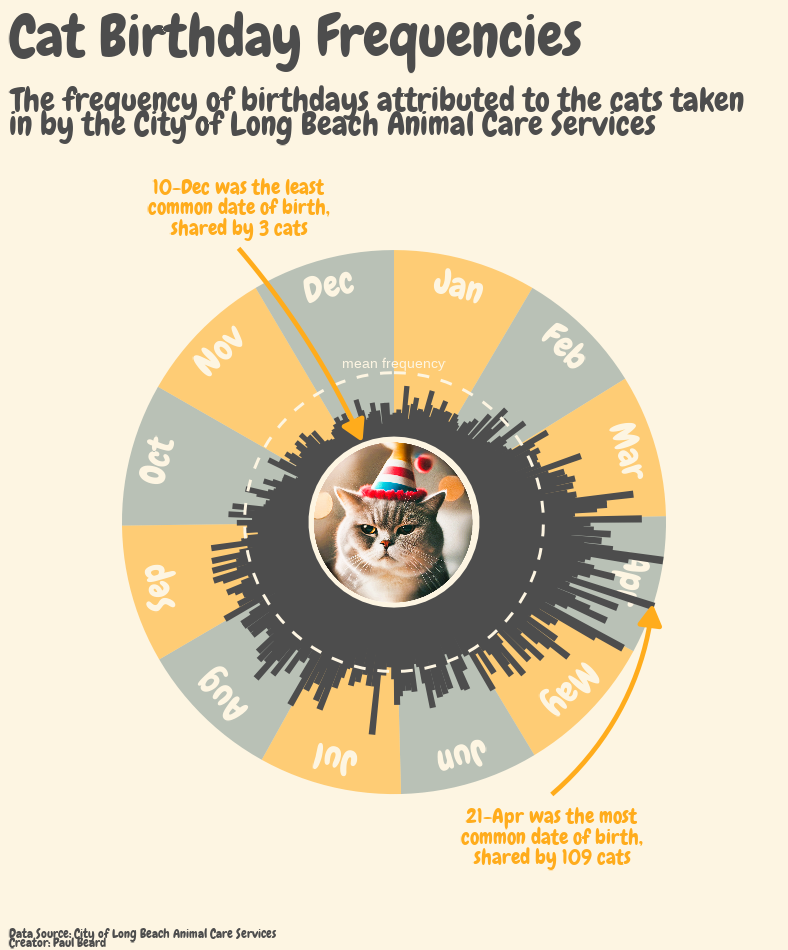

This figure's R source:

library(tidyverse)
library(ggtext)

tt_output <- tidytuesdayR::tt_load("2025-03-04")

data <- tt_output$longbeach

# =============== Helper functions ===============

yday_remove_feb_29 <- function(date) {
    case_when(
      leap_year(date) & yday(date) > 60 ~ yday(date) - 1,
      leap_year(date) & yday(date) == 60 ~ NA, 
      .default = yday(date)
    )
}

date_to_dd_mm <- function(date) {
  as.Date(date, origin = "2025-01-01") |> format("%d-%b")
}


# =============== Fonts ===============

sysfonts::font_add_google("Chewy")
showtext_auto()
showtext_opts(dpi = 300)


# =============== Data for month boundaries ===============

month_day_map <-
  tibble::tibble(
    date = seq.Date(as.Date("2025-01-01"), as.Date("2025-12-31"), by = 1)
  ) |>
  mutate(
    yday = yday(date),
    month = month(date)
  ) |>
  mutate(
    start_yday = min(yday) - 1,
    end_yday = max(yday) ,
    month_text = month(date, label = TRUE),
    .by = month
  ) |>
  mutate(
    mid_yday = (start_yday + end_yday) / 2
  ) |>
  slice_head(by = month)


# =============== Data for cat birthdays ===============

cat_birthday_data <-
  data |>
  mutate(dob_na = is.na(dob)) |>
  mutate(dob_yday = yday_remove_feb_29(dob)) |>
  filter(!is.na(dob_yday) & animal_type %in% c("cat")) |>
  count(dob_yday)



# =============== Plot params ===============

hollow_middle_y <- 50
margin_y <- 10
bkg_col <- "#fdf5e2"
month_col <- c("#829891", "#FFAC1C")
plot_font <- "Chewy"

cat_image_df <- data.frame(
  x = 0,
  y = 0,
  img = "./2025-03-04 longbeach/grumpy_bday_cat.png"
)

most_freq_yday <- cat_birthday_data |> slice_max(n) 
least_freq_yday <- cat_birthday_data |> slice_min(n)


# =============== Create plot! ===============

cat_birthday_data |>
  ggplot() +
  geom_rect(
    data = month_day_map,
    aes(
      xmin = start_yday,
      xmax = end_yday,
      ymin = -Inf,
      ymax = most_freq_yday$n + hollow_middle_y,
      fill = factor(month %% 2),
      alpha = 0.5
    )
  ) +
  scale_fill_manual(values = month_col) +
  geom_text(
    data = month_day_map,
    aes(
      label = month_text,
      x = mid_yday,
      y = most_freq_yday$n + hollow_middle_y,
      angle = (1 - mid_yday / max(cat_birthday_data$dob_yday)) * 360,
      vjust = 1.5
    ),
    family = plot_font,
    color = bkg_col,
    size = 2.5
  ) +
  geom_col(
    aes(
      x = dob_yday,
      y = n + hollow_middle_y
    ),
    width = 1,
    just = 1,
    fill = "grey30",
    color = "grey30"
  ) +
  annotate(
    geom = "rect",
    ymin = 0,
    ymax = hollow_middle_y,
    xmin = 0,
    xmax = max(cat_birthday_data$dob_yday),
    fill = bkg_col
  ) +
  ggimage::geom_image(data = cat_image_df, aes(image = img, x = x, y = y), size = 0.22) +
  labs(
    title = "Cat Birthday Frequencies",
    subtitle = glue::glue(
      "The frequency of birthdays attributed to the cats taken
      in by the City of Long Beach Animal Care Services"),
    caption = glue::glue(
      "Data Source: City of Long Beach Animal Care Services
      Creator: Paul Beard"
    )
  ) +
  coord_polar() +
  geom_hline(yintercept = mean(cat_birthday_data$n) + hollow_middle_y, color = bkg_col, linetype = "dashed") +
  annotate(geom = "text", x = 0, y = mean(cat_birthday_data$n) + hollow_middle_y, label = "mean frequency", size = 1.2, color = bkg_col, vjust = -0.5) +
  annotate(
    geom = "segment",
    x = most_freq_yday$dob_yday + 42,
    y = most_freq_yday$n + hollow_middle_y + 25,
    xend = most_freq_yday$dob_yday,
    yend = most_freq_yday$n + hollow_middle_y,
    arrow = arrow(type = "closed", length = unit(0.1, "inches")), 
    color = "#FFAC1C", 
    linewidth = 0.8
  ) +
  annotate(
    geom = "label",
    x = most_freq_yday$dob_yday + 42,
    y = most_freq_yday$n + hollow_middle_y + 25,
    label = str_wrap(glue::glue("{date_to_dd_mm(most_freq_yday$dob_yday)} was the most common date of birth, shared by {most_freq_yday$n} cats"), width = 25),
    size = 1.8,
    color = "#FFAC1C",
    vjust = 1.1,
    alpha = 0,
    family = plot_font,
    label.size = 0
  ) +
  annotate(
    geom = "segment",
    x = least_freq_yday$dob_yday - 8,
    y = most_freq_yday$n + hollow_middle_y + 25,
    xend = least_freq_yday$dob_yday,
    yend = least_freq_yday$n + hollow_middle_y,
    arrow = arrow(type = "closed", length = unit(0.1, "inches")), 
    color = "#FFAC1C", 
    linewidth = 0.8
  ) +
  annotate(
    geom = "label",
    x = least_freq_yday$dob_yday - 8,
    y = most_freq_yday$n + hollow_middle_y + 25,
    label = str_wrap(glue::glue("{date_to_dd_mm(least_freq_yday$dob_yday)} was the least common date of birth, shared by {least_freq_yday$n} cats"), width = 25),
    size = 1.8,
    color = "#FFAC1C",
    vjust = -0.1,
    alpha = 0,
    family = plot_font,
    label.size = 0
  )   +
  theme_void() +
  theme(
    legend.position = "none",
    plot.background = element_rect(fill = bkg_col, colour = bkg_col),
    panel.background = element_rect(fill = bkg_col, colour = bkg_col),
    plot.title = element_text(
      family = plot_font,
      size = 14,
      margin = margin(t = 5, l = 3, unit = "pt"),
      color = "grey30"
    ),
    plot.subtitle = element_text(
      family = plot_font,
      size = 8,
      vjust = -1,
      margin = margin(t = 0, l = 3, unit = "pt"),
      color = "grey30"
    ),
    plot.caption = element_text(
      family = plot_font,
      size = 3,
      margin = margin(t = 5, l = 3, unit = "pt"),
      color = "grey30",
      hjust = 0
    )
  ) 

# =============== Save ===============


ggsave(
  filename = "2025-03-04 longbeach/2025-03-04 longbeach.png",
  height = 4.75,
  width = 3.94,
  bg = bg_col,
  units = "in",
  dpi = 200
)




